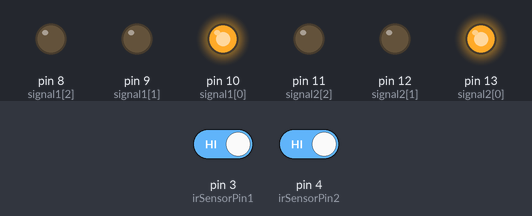
A sketch run on a simulated Arduino Uno, built with avr-gcc and run on an emulated ATmega328P. On the bench: output pins drawn as LEDs (lit = HIGH). The inputs (shaded band) are chosen by the test bench; at power-on: pin 3 (irSensorPin1) HIGH, pin 4 (irSensorPin2) HIGH.

Above: at 1.2 s.
1.3 s: pin 3 (irSensorPin1) driven LOW
At 1.9 s:
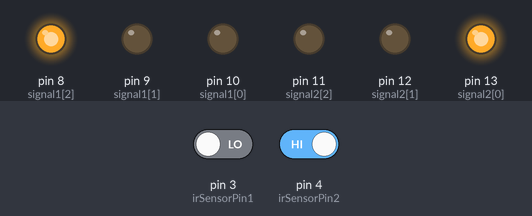
2.8 s: pin 3 (irSensorPin1) driven HIGH
At 3.2 s:
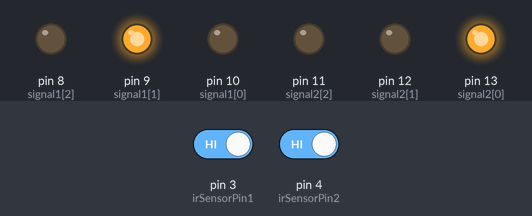
4.8 s: pin 4 (irSensorPin2) driven LOW
At 5.7 s:
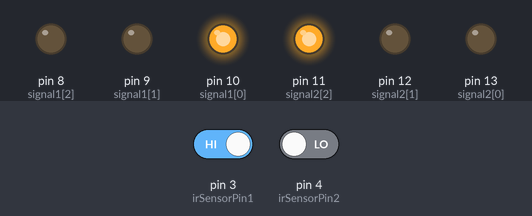
6.3 s: pin 4 (irSensorPin2) driven HIGH
At 6.7 s:
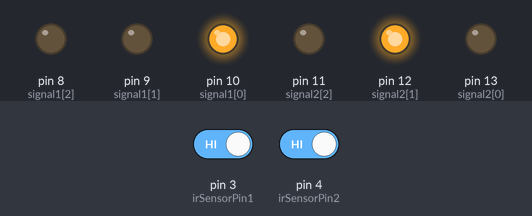
Timing chart, 0 to 9.3 s (numbered marks = the images above; inputs shaded):
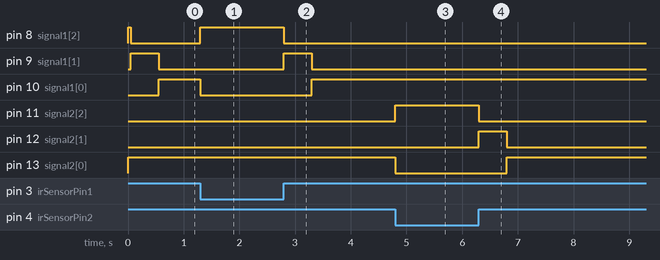

Measured:
- after the input at 1.3 s, pin 8 (signal1[2]): LOW → HIGH at once; pin 10 (signal1[0]): HIGH → LOW at once
- after the input at 2.8 s, pin 8 (signal1[2]): HIGH → LOW at once; pin 9 (signal1[1]): LOW → HIGH at once, → LOW 0.50 s later; pin 10 (signal1[0]): LOW → HIGH after 0.50 s
- after the input at 4.8 s, pin 11 (signal2[2]): LOW → HIGH at once; pin 13 (signal2[0]): HIGH → LOW at once
- after the input at 6.3 s, pin 11 (signal2[2]): HIGH → LOW at once; pin 12 (signal2[1]): LOW → HIGH at once, → LOW 0.50 s later; pin 13 (signal2[0]): LOW → HIGH after 0.50 s

The sketch:

trafficcontrol.ino
```cpp
#include <TimerOne.h>

#define RR 0
#define GR 1
#define YY 2
#define RG 3

#define RED 0
#define GREEN 1
#define YELLOW 2

#define RELEASE 1
#define BLOCK 0


int signal1[] = {10, 9, 8};  // Signal for lane 1 (direction 1)
int signal2[] = {13, 12, 11};  // Signal for lane 2 (direction 2)
// int redDelay = 200;           // Red light duration
int yellowDelay = 500;        // Yellow light duration

int irSensorPin1 = 3;  // Analog pin for IR sensor in lane 1
int irSensorPin2 = 4;  // Analog pin for IR sensor in lane 2

volatile int T1 = 0;  // IR sensor value for lane 1
volatile int T2 = 0;  // IR sensor value for lane 2


int slanes = 0;

// int threshold = 800;  // IR sensor reading threshold for vehicle detection

void setup() {
  Serial.begin(9600);
  Timer1.initialize(50000);  // Initialize Timer1 for interrupt every 50ms
  Timer1.attachInterrupt(softInterr); // Attach interrupt function to Timer1

  // Set LED pins as OUTPUT
  for (int i = 0; i < 3; i++) {
    pinMode(signal1[i], OUTPUT);
    pinMode(signal2[i], OUTPUT);
  }

  // Set IR sensor pins as INPUT
  pinMode(irSensorPin1, INPUT);
  pinMode(irSensorPin2, INPUT);

  setColor(signal1, RED);
  setColor(signal2, RED);
}

void loop() {
  switch(slanes) {
    case RR: {
      if(T1 == BLOCK) {
        setColor(signal1, GREEN);
        setColor(signal2, RED);
        slanes = GR;
      } else if(T2 == BLOCK) {
        setColor(signal1, RED);
        setColor(signal2, GREEN);
        slanes = RG;
      }
      break;
    }
    case GR: {
      if(T1 == RELEASE) {
        setColor(signal1, YELLOW);
        setColor(signal2, RED);
        slanes = YY;
        delay(yellowDelay);
      }
      break;
    }
    case YY: {
      setColor(signal1, RED);
      setColor(signal2, RED);
      slanes = RR;
      break;
    }
    case RG: {
      if(T2 == RELEASE) {
        setColor(signal1, RED);
        setColor(signal2, YELLOW);
        slanes = YY;
        delay(yellowDelay);
      }
      break;
    }
  }
}

void softInterr() {
  // Read IR sensor value for Lane 1
  T1 = digitalRead(irSensorPin1);
  // Read IR sensor value for Lane 2
  T2 = digitalRead(irSensorPin2);
}

void setColor(int signal[], int what) {
  digitalWrite(signal[0], LOW); // RED LED OFF
  digitalWrite(signal[1], LOW); // YELLOW LED OFF
  digitalWrite(signal[2], LOW); // GREEN LED OFF
  switch(what) {
    case RED: {
      digitalWrite(signal[0], HIGH);
      break;
    }
    case YELLOW: {
      digitalWrite(signal[1], HIGH);
      break;
    }
    case GREEN: {
      digitalWrite(signal[2], HIGH);
      break;
    }
  }
}
```
